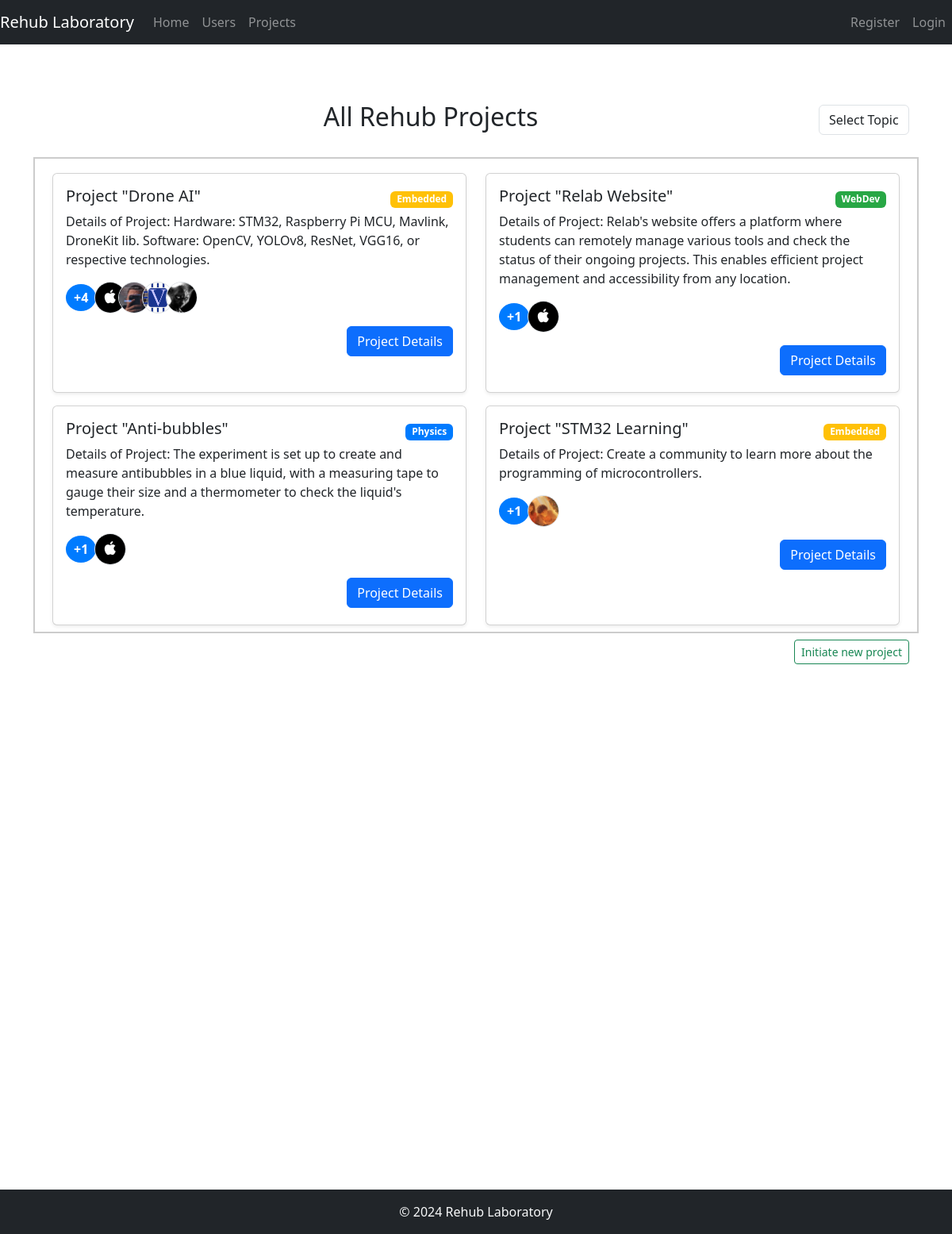
/projects/, run on the app's committed database.
### forum/models.py (models this page shows)
class Post(models.Model):
    slug = AutoSlugField(populate_from='title',null= True)
    title = models.CharField(max_length=100)
    status = models.IntegerField(null = True)
    description = models.TextField(null=True)
    created_time = models.DateField(auto_now_add=True)
    updated_time = models.DateField(auto_now=True)
    is_published  = models.BooleanField(null = True,default=False)
    photo = models.ImageField(upload_to = 'photos/%Y/%m/%d/')
    created_by = models.ForeignKey(settings.AUTH_USER_MODEL, on_delete=models.CASCADE,related_name='created_posts',null=True)
    users = models.ManyToManyField(settings.AUTH_USER_MODEL, related_name='user_projects')
    topic =  models.ForeignKey(Topic, on_delete=models.CASCADE,null=True)
    def __str__(self):
        return f"{self.title}"
    def get_absolute_url(self):
        return reverse('project',kwargs={'slug':self.slug})

class Topic(models.Model):
    title = models.CharField(max_length=100)
    created_by = models.ForeignKey(settings.AUTH_USER_MODEL, on_delete=models.CASCADE)
    created_at = models.DateTimeField(auto_now_add=True)
    color = models.CharField(max_length=100,null=True)
    def __str__(self):
        return self.title

class CustomUser(AbstractUser):
    slug = AutoSlugField(populate_from='username',null= True)
    photo = models.ImageField(upload_to='user_photos/', null=True, blank=True)
    specialization = models.CharField(max_length=100,null=True)
    telegram = models.CharField(max_length=100,null=True)
    course = models.IntegerField(null = True)
    description_profile = models.TextField(null=True)
    def get_absolute_url(self):
        return reverse('profile',kwargs={'slug':self.slug})

### forum/views.py (the view)
# urls.py: path('projects/',Projects.as_view(),name = 'about'),
class Projects(UserMixin,ListView):
    model = Post
    template_name = 'forum/projects.html'
    context_object_name = 'projects'
    list_colors = ['badge-primary','badge-secondary','badge-success','badge-danger','badge-warning','badge-info','badge-dark']
    def get_queryset(self):
        queryset = super().get_queryset().filter(is_published=True)
        topic_filter = self.request.GET.get('topic_filter')
        if topic_filter:
            topic = Topic.objects.get(title=topic_filter)
            topic_id = topic.id
            print(f"----- {topic_id}")
            if topic_filter:
                queryset = queryset.filter(topic=topic_id)
        return queryset
    def get_context_data(self, **kwargs):
        context = super().get_context_data(**kwargs)
        context['posts_with_users'] = self.get_posts_with_users()
        unique_users = {post.title: len(post.users.all()) for post in Post.objects.all()}
        context['unique_users'] = unique_users
        context['topics'] = Topic.objects.all()
        if self.request.user.id != None:
            context.update(self.get_user_details_by_id(self.request.user.id))
        return context

### forum/templatetags/custom_filters.py (called while the page is built)
@register.filter
def get(dictionary, key):
    return dictionary.get(key)

### forum/utils.py (called while the page is built)
    def get_posts_with_users(self):
        print(self.get_queryset())
        return [(post, post.users.all(),post.topic.color if post.topic else None) for post in self.get_queryset()]

### forum/templates/forum/projects.html (shortened to what this page needs)
{% extends 'forum/base.html' %}
{% load custom_filters %}
{% block content %}
<div class="container-fluid">
    <div class="row my-4 align-items-center">
        {% if request.user.is_authenticated %}
        <div class="col-md-3">
            <h3 class="text-center text-md-left">My Profile</h3>
        </div>
        <div class="col-md-6 text-center">
            <h2>All Rehub Projects</h2>
        </div>
        <div class="col-md-3">
            <form method="GET" action="" class="form-inline justify-content-end">
                <select name="topic_filter" class="form-control" onchange="this.form.submit()">
                    <option value="">Select Topic</option>
                    {% for topic in topics %}
                    <option value="{{ topic }}" {% if request.GET.topic_filter == topic %}selected{% endif %}>{{ topic }}</option>
                    {% endfor %}
                </select>
            </form>
        </div>
        {% else %}
        <div class="col-12">
            <div class="d-flex justify-content-between align-items-center">
                <h2 class="flex-grow-1 text-center">All Rehub Projects</h2>
                <form method="GET" action="" class="d-flex justify-content-end">
                    <select name="topic_filter" class="form-control" onchange="this.form.submit()">
                        <option value="">Select Topic</option>
                    </select>
                </form>
            </div>
        </div>
        {% endif %}
    </div>
    <div class="row">
        <div class="{% if request.user.is_authenticated %}col-md-9{% else %}col-md-12{% endif %}">
            <div class="row projects-section">
                {% for post, users, color in posts_with_users %}
                <div class="col-md-6 my-2">
                    <div class="card h-100 shadow-sm">
                        <div class="card-body">
                            <div class="d-flex align-items-center justify-content-between">
                                <h5 class="card-title">Project "{{ post.title }}"</h5>
                                <span class="badge {{color}}">{{ post.topic }}</span>
                            </div>
                            <p class="card-text">Details of Project: {{ post.description }}</p>
                            <div class="d-flex align-items-center">
                                <div class="user-count mr-2">+{{ unique_users|get:post.title }}</div>
                                {% for user in users %}
                                <a href="{{user.get_absolute_url}}">
                                    <img src="{{ user.photo.url }}" alt="{{ user.username }}'s photo" class="user-image rounded-circle border">
                                </a>
                                {% endfor %}
                            </div>
                            <a href="{{ post.get_absolute_url }}" class="btn btn-primary mt-3 float-right">Project Details</a>
                        </div>
                    </div>
                </div>
                {% endfor %}
            </div>
            <div class="text-right my-2">
                <a href="/addproject/" class="btn btn-outline-success btn-sm">Initiate new project</a>
            </div>
        </div>
    </div>
</div>
{% endblock %}

### forum/static/forum/css/style.css (style rules this page uses)
body { display: flex; flex-direction: column; min-height: 100vh; }
.projects-section { border: 2px solid #ccc; padding: 10px; max-height: 600px; overflow-y: auto; }
.card { margin-bottom: 5px; }
select { width: 100%; padding: 8px; margin-bottom: 10px; border: 1px solid #ccc; border-radius: 4px; box-sizing: border-box; }

### forum/static/forum/css/projects.css (style rules this page uses)
.user-count { background-color: #007bff; color: white; padding: 5px 10px; border-radius: 50%; font-weight: bold; }
.user-image { width: 40px; height: 40px; border-radius: 50%; margin-left: -10px; border: 2px solid white; }
.card-title { display: block; }

### data on the page
Post: title "Drone AI", topic "Embedded", description "Hardware: STM32, Raspberry Pi MCU, Mavlink, DroneKit lib. Software: OpenCV, YOLOv8, ResNet, VGG16, or respective technologies.", title "4"
CustomUser: photo (picture)
CustomUser: photo (picture)
CustomUser: photo (picture)
CustomUser: photo (picture)
Post: title "Relab Website", topic "WebDev", description "Relab's website offers a platform where students can remotely manage various tools and check the status of their ongoing projects. This enables efficient project management and accessibility from any location.", title "1"
Post: title "Anti-bubbles", topic "Physics", description "The experiment is set up to create and measure antibubbles in a blue liquid, with a measuring tape to gauge their size and a thermometer to check the liquid's temperature.", title "1"
Post: title "STM32 Learning", topic "Embedded", description "Create a community to learn more about the programming of microcontrollers.", title "1"
CustomUser: photo (picture)
